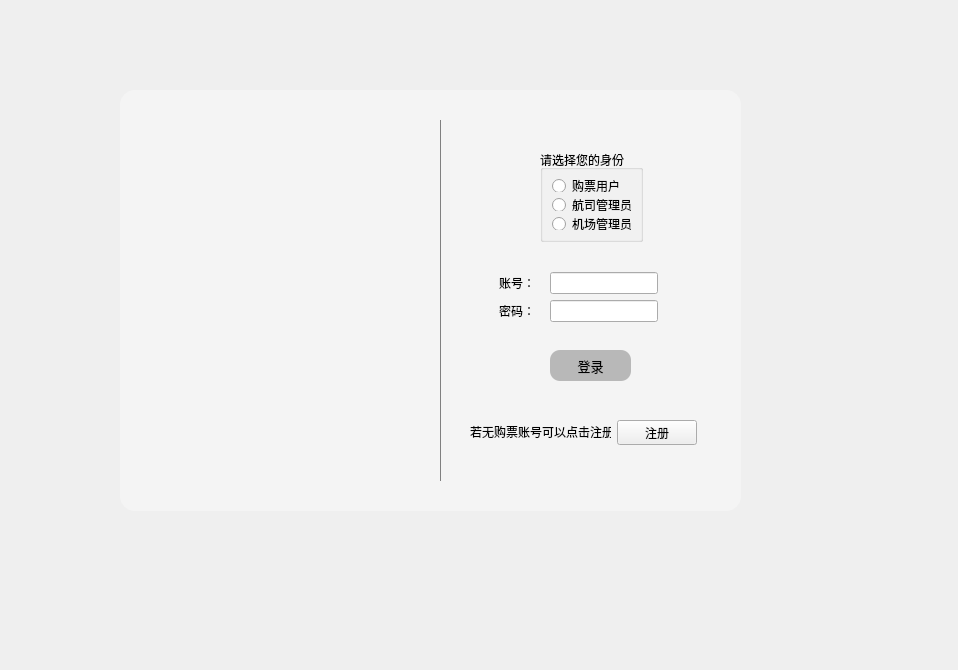
<?xml version="1.0" encoding="UTF-8"?>
<ui version="4.0">
 <class>Form</class>
 <widget class="QWidget" name="Form">
  <property name="geometry">
   <rect>
    <x>0</x>
    <y>0</y>
    <width>958</width>
    <height>670</height>
   </rect>
  </property>
  <property name="sizePolicy">
   <sizepolicy hsizetype="Fixed" vsizetype="Fixed">
    <horstretch>0</horstretch>
    <verstretch>0</verstretch>
   </sizepolicy>
  </property>
  <property name="windowTitle">
   <string>航空联盟管理系统</string>
  </property>
  <widget class="QFrame" name="frame">
   <property name="geometry">
    <rect>
     <x>120</x>
     <y>90</y>
     <width>621</width>
     <height>421</height>
    </rect>
   </property>
   <property name="styleSheet">
    <string notr="true">QFrame {
    background-color: #f4f4f4; /* 背景颜色 */
    border-radius: 15px; /* 圆角半径*/
}

</string>
   </property>
   <property name="frameShape">
    <enum>QFrame::StyledPanel</enum>
   </property>
   <property name="frameShadow">
    <enum>QFrame::Raised</enum>
   </property>
   <widget class="Line" name="line_2">
    <property name="geometry">
     <rect>
      <x>340</x>
      <y>300</y>
      <width>251</width>
      <height>20</height>
     </rect>
    </property>
    <property name="orientation">
     <enum>Qt::Horizontal</enum>
    </property>
   </widget>
   <widget class="Line" name="line">
    <property name="geometry">
     <rect>
      <x>320</x>
      <y>30</y>
      <width>16</width>
      <height>361</height>
     </rect>
    </property>
    <property name="styleSheet">
     <string notr="true">QFrame {
    border-left: 1px solid #808080; /* 左边框宽度和颜色，深灰色 */
}
</string>
    </property>
    <property name="orientation">
     <enum>Qt::Vertical</enum>
    </property>
   </widget>
   <widget class="QLabel" name="label_4">
    <property name="geometry">
     <rect>
      <x>30</x>
      <y>30</y>
      <width>270</width>
      <height>365</height>
     </rect>
    </property>
    <property name="sizePolicy">
     <sizepolicy hsizetype="Fixed" vsizetype="Fixed">
      <horstretch>0</horstretch>
      <verstretch>0</verstretch>
     </sizepolicy>
    </property>
    <property name="text">
     <string/>
    </property>
    <property name="pixmap">
     <pixmap resource="images.qrc">:/Images/login.png</pixmap>
    </property>
    <property name="scaledContents">
     <bool>true</bool>
    </property>
   </widget>
   <widget class="QGroupBox" name="groupBox">
    <property name="geometry">
     <rect>
      <x>420</x>
      <y>60</y>
      <width>103</width>
      <height>92</height>
     </rect>
    </property>
    <property name="sizePolicy">
     <sizepolicy hsizetype="Fixed" vsizetype="Fixed">
      <horstretch>0</horstretch>
      <verstretch>0</verstretch>
     </sizepolicy>
    </property>
    <property name="title">
     <string>请选择您的身份</string>
    </property>
    <layout class="QVBoxLayout" name="verticalLayout_3">
     <item>
      <widget class="QRadioButton" name="Ticket_User_Button">
       <property name="sizePolicy">
        <sizepolicy hsizetype="Fixed" vsizetype="Fixed">
         <horstretch>0</horstretch>
         <verstretch>0</verstretch>
        </sizepolicy>
       </property>
       <property name="text">
        <string>购票用户</string>
       </property>
       <property name="checkable">
        <bool>true</bool>
       </property>
       <property name="checked">
        <bool>false</bool>
       </property>
      </widget>
     </item>
     <item>
      <widget class="QRadioButton" name="Airline_User_Button">
       <property name="sizePolicy">
        <sizepolicy hsizetype="Fixed" vsizetype="Fixed">
         <horstretch>0</horstretch>
         <verstretch>0</verstretch>
        </sizepolicy>
       </property>
       <property name="text">
        <string>航司管理员</string>
       </property>
      </widget>
     </item>
     <item>
      <widget class="QRadioButton" name="Airport_User_Button">
       <property name="sizePolicy">
        <sizepolicy hsizetype="Fixed" vsizetype="Fixed">
         <horstretch>0</horstretch>
         <verstretch>0</verstretch>
        </sizepolicy>
       </property>
       <property name="text">
        <string>机场管理员</string>
       </property>
      </widget>
     </item>
    </layout>
   </widget>
   <widget class="QPushButton" name="LoginButton">
    <property name="geometry">
     <rect>
      <x>430</x>
      <y>260</y>
      <width>81</width>
      <height>31</height>
     </rect>
    </property>
    <property name="sizePolicy">
     <sizepolicy hsizetype="Fixed" vsizetype="Fixed">
      <horstretch>0</horstretch>
      <verstretch>0</verstretch>
     </sizepolicy>
    </property>
    <property name="layoutDirection">
     <enum>Qt::LeftToRight</enum>
    </property>
    <property name="styleSheet">
     <string notr="true">QPushButton {
    background-color:rgb(184, 184, 184); /* 按钮背景颜色 */
    color: black; /* 文字颜色 */
    border-radius: 10px; /* 圆角半径 */
	font: 10pt ;
qlineargradient(spread:pad, x1:0, y1:0, x2:1, y2:0, stop:0 rgba(0, 0, 0, 255), stop:1 rgba(255, 255, 255, 255))
}
</string>
    </property>
    <property name="text">
     <string>登录</string>
    </property>
    <property name="autoRepeatDelay">
     <number>300</number>
    </property>
   </widget>
   <widget class="QPushButton" name="exit_btn">
    <property name="geometry">
     <rect>
      <x>570</x>
      <y>10</y>
      <width>41</width>
      <height>41</height>
     </rect>
    </property>
    <property name="styleSheet">
     <string notr="true">QPushButton {
    border-radius: 10px;
}
</string>
    </property>
    <property name="text">
     <string/>
    </property>
    <property name="icon">
     <iconset>
      <normaloff>Images/Exit_M.png</normaloff>Images/Exit_M.png</iconset>
    </property>
   </widget>
   <widget class="QWidget" name="layoutWidget">
    <property name="geometry">
     <rect>
      <x>350</x>
      <y>330</y>
      <width>227</width>
      <height>25</height>
     </rect>
    </property>
    <layout class="QHBoxLayout" name="horizontalLayout">
     <item>
      <widget class="QLabel" name="label_3">
       <property name="sizePolicy">
        <sizepolicy hsizetype="Fixed" vsizetype="Fixed">
         <horstretch>0</horstretch>
         <verstretch>0</verstretch>
        </sizepolicy>
       </property>
       <property name="text">
        <string>若无购票账号可以点击注册</string>
       </property>
      </widget>
     </item>
     <item>
      <widget class="QPushButton" name="SignButton">
       <property name="sizePolicy">
        <sizepolicy hsizetype="Fixed" vsizetype="Fixed">
         <horstretch>0</horstretch>
         <verstretch>0</verstretch>
        </sizepolicy>
       </property>
       <property name="text">
        <string>注册</string>
       </property>
      </widget>
     </item>
    </layout>
   </widget>
   <widget class="QWidget" name="layoutWidget">
    <property name="geometry">
     <rect>
      <x>370</x>
      <y>182</y>
      <width>177</width>
      <height>22</height>
     </rect>
    </property>
    <layout class="QHBoxLayout" name="horizontalLayout_2">
     <item>
      <widget class="QLabel" name="label">
       <property name="sizePolicy">
        <sizepolicy hsizetype="Fixed" vsizetype="Fixed">
         <horstretch>0</horstretch>
         <verstretch>0</verstretch>
        </sizepolicy>
       </property>
       <property name="text">
        <string>账号：</string>
       </property>
      </widget>
     </item>
     <item>
      <widget class="QLineEdit" name="lineEditUserName">
       <property name="sizePolicy">
        <sizepolicy hsizetype="Fixed" vsizetype="Fixed">
         <horstretch>0</horstretch>
         <verstretch>0</verstretch>
        </sizepolicy>
       </property>
      </widget>
     </item>
    </layout>
   </widget>
   <widget class="QWidget" name="layoutWidget">
    <property name="geometry">
     <rect>
      <x>370</x>
      <y>210</y>
      <width>177</width>
      <height>22</height>
     </rect>
    </property>
    <layout class="QHBoxLayout" name="horizontalLayout_3">
     <item>
      <widget class="QLabel" name="label_2">
       <property name="sizePolicy">
        <sizepolicy hsizetype="Fixed" vsizetype="Fixed">
         <horstretch>0</horstretch>
         <verstretch>0</verstretch>
        </sizepolicy>
       </property>
       <property name="text">
        <string>密码：</string>
       </property>
      </widget>
     </item>
     <item>
      <widget class="QLineEdit" name="lineEditPassword">
       <property name="sizePolicy">
        <sizepolicy hsizetype="Fixed" vsizetype="Fixed">
         <horstretch>0</horstretch>
         <verstretch>0</verstretch>
        </sizepolicy>
       </property>
       <property name="echoMode">
        <enum>QLineEdit::Password</enum>
       </property>
      </widget>
     </item>
    </layout>
   </widget>
  </widget>
 </widget>
 <resources>
  <include location="images.qrc"/>
 </resources>
 <connections/>
</ui>
